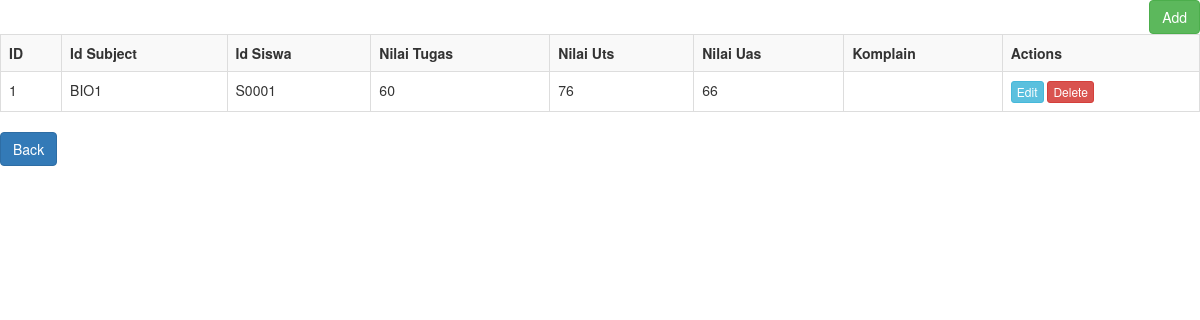
Page /index.php/nilai_siswa on the committed database.
### tables this page shows
CREATE TABLE `nilai_siswa` (
  `id` int(11) NOT NULL,
  `id_subject` varchar(5) NOT NULL,
  `id_siswa` varchar(5) NOT NULL,
  `id_pengajar` varchar(5) NOT NULL,
  `nilai_tugas` int(3) NOT NULL,
  `nilai_uts` int(3) NOT NULL,
  `nilai_uas` int(3) NOT NULL,
  `komplain` int(255) DEFAULT NULL
);

CREATE TABLE `subject` (
  `id_subject` varchar(5) NOT NULL,
  `nama_subject` varchar(255) NOT NULL
);

### application/controllers/Nilai_siswa.php (called while the page is built, shortened)
<?php
class Nilai_siswa extends CI_Controller{
    function __construct()
    {
        $this->load->model('Nilai_siswa_model');
    }
    function index()
    {
        $data['nilai_siswa'] = $this->Nilai_siswa_model->get_all_nilai_siswa();
        $data['_view'] = 'nilai_siswa/index';
        $this->load->view('layouts/main',$data);
    }
}

### index.php (called while the page is built, shortened)
<?php
require_once BASEPATH.'core/CodeIgniter.php';

### application/models/Nilai_siswa_model.php (called while the page is built, shortened)
<?php
class Nilai_siswa_model extends CI_Model
{
    function get_all_nilai_siswa()
    {
        $this->db->order_by('id', 'desc');
        $query = $this->db->query("SELECT * FROM subject NATURAL JOIN nilai_siswa NATURAL JOIN siswa");
        return $query->result_array();
    }
}

### application/views/nilai_siswa/index.php (the view)
<div class="pull-right">
	<a href="<?php echo site_url('nilai_siswa/add'); ?>" class="btn btn-success">Add</a>
</div>
<table class="table table-striped table-bordered">
    <tr>
		<th>ID</th>
		<th>Id Subject</th>
		<th>Id Siswa</th>
		<th>Nilai Tugas</th>
		<th>Nilai Uts</th>
		<th>Nilai Uas</th>
		<th>Komplain</th>
		<th>Actions</th>
    </tr>
	<?php foreach($nilai_siswa as $n){ ?>
    <tr>
		<td><?php echo $n['id']; ?></td>
		<td><?php echo $n['id_subject']; ?></td>
		<td><?php echo $n['id_siswa']; ?></td>
		<td><?php echo $n['nilai_tugas']; ?></td>
		<td><?php echo $n['nilai_uts']; ?></td>
		<td><?php echo $n['nilai_uas']; ?></td>
		<td><?php echo $n['komplain']; ?></td>
		<td>
            <a href="<?php echo site_url('nilai_siswa/edit/'.$n['id']); ?>" class="btn btn-info btn-xs">Edit</a>
            <a href="<?php echo site_url('nilai_siswa/remove/'.$n['id']); ?>" class="btn btn-danger btn-xs">Delete</a>
        </td>
    </tr>
	<?php } ?>
</table>
<p><a href="<?php echo site_url('main');?>" class="btn btn-primary">Back</a></p>

### rows in the picture
nilai_siswa: id "1", id_subject.id_subject "BIO1", id_siswa "S0001", nilai_tugas "60", nilai_uts "76", nilai_uas "66"
